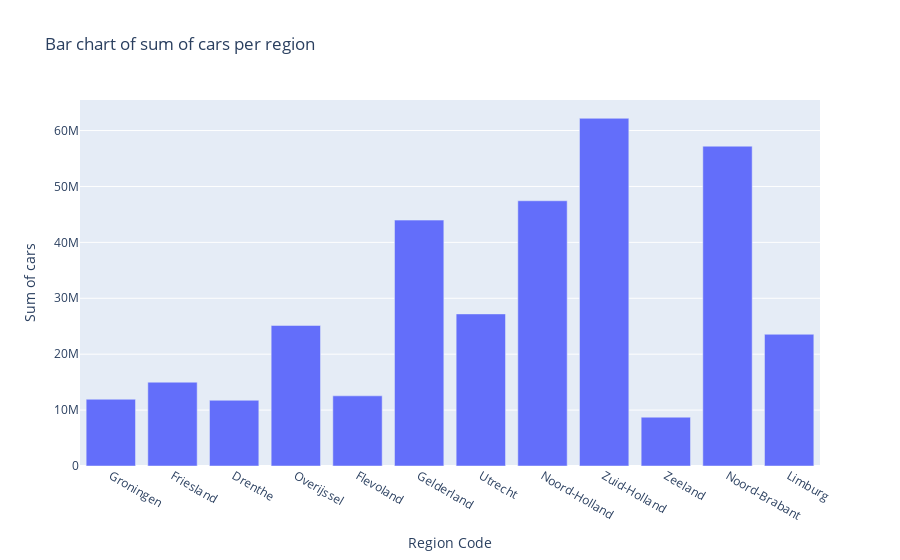

Notebook source saved alongside this figure:
### Markdown cell above
Now, we will visualize the total sum of cars per region to provide a generic insight for the stakeholder. Since there are no NaN values, and this visualization is created to show describe the number of cars per region, we do not have to normalize the data. This specific data will be used to detect whether there are correlations between the measured PM2.5, PM10 and NO2, and the total numbers of cars per region.

### Code cell
import plotly.express as px


bar = px.bar(dfprovince, x='RegioS', y= 'Sum', title='Bar chart of sum of cars per region')
bar.update_layout(yaxis_title='Sum of cars', xaxis_title= "Region Code", barmode='group') 

bar.show()

### Figure 1 — Plotly figure (JSON) as saved in the notebook; plotly's stock layout.template omitted (floating-point values rounded to 4 significant figures)
{"data": [{"alignmentgroup": "True", "hovertemplate": "RegioS=%{x}<br>Sum=%{y}<extra></extra>", "legendgroup": "", "marker": {"color": "#636efa", "pattern": {"shape": ""}}, "name": "", "offsetgroup": "", "orientation": "v", "showlegend": false, "textposition": "auto", "type": "bar", "x": ["Groningen", "Friesland", "Drenthe", "Overijssel", "Flevoland", "Gelderland", "Utrecht", "Noord-Holland", "Zuid-Holland", "Zeeland", "Noord-Brabant", "Limburg"], "xaxis": "x", "y": [11936457, 14990976, 11755668, 25136738, 12550586, 43979534, 27202822, 47438165, 62190626, 8732228, 57201144, 23560147], "yaxis": "y"}], "layout": {"barmode": "group", "legend": {"tracegroupgap": 0}, "title": {"text": "Bar chart of sum of cars per region"}, "xaxis": {"anchor": "y", "domain": [0, 1], "title": {"text": "Region Code"}}, "yaxis": {"anchor": "x", "domain": [0, 1], "title": {"text": "Sum of cars"}}}}
